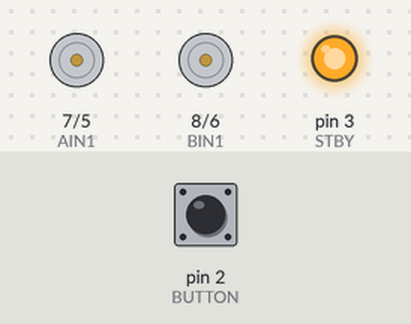
Simulated run of this sketch. Board: Arduino Uno, built with avr-gcc and run on an emulated ATmega328P. On the bench: direction and speed pins drawn as motors (green arrow = direction pin HIGH = forward, orange = LOW = backward, longer = more drive, stopped while the standby pin is LOW), output pins drawn as LEDs (lit = HIGH). The test bench sets the inputs (shaded band); at power-on: pin 2 (BUTTON) HIGH.

Above: at 0.8 s.
0.9 s: pin 2 (BUTTON) pulled LOW for 0.15 s
At 2.3 s:
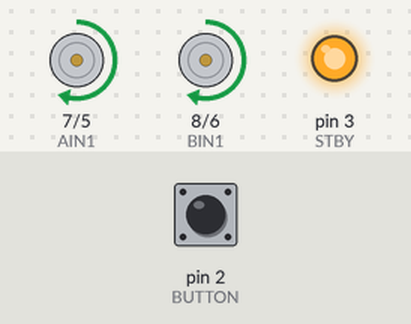
At 4.1 s:
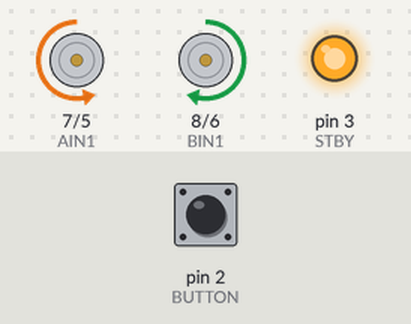
Timing chart, 0 to 13.0 s (numbered marks = the images above; inputs shaded):
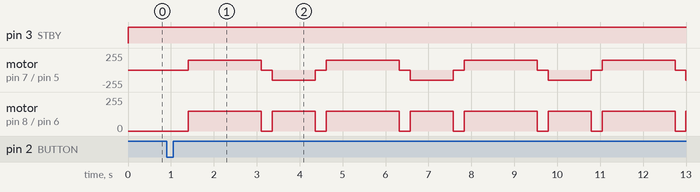

The sketch:

r03_star.ino
```cpp
// R3 part 3: for loops
// ---- motor pins (ELEGOO Smart Robot Car V4, TB6612 driver) ----
const int STBY = 3;   // standby: HIGH lets the motors run
const int PWMA = 5;   // right motors: speed (0-255)
const int AIN1 = 7;   // right motors: direction (HIGH = forward)
const int PWMB = 6;   // left motors: speed (0-255)
const int BIN1 = 8;   // left motors: direction (HIGH = forward)
const int BUTTON = 2;  // the MODE button on the car
const int SPEED = 150;
const float CM_PER_SEC = 29.3;    // from your calibration in R2 (this is the virtual car)
const float MS_PER_DEGREE = 7.0;  // your 90-degree TURN_MS divided by 90

void setup() {
  pinMode(BUTTON, INPUT_PULLUP);
  pinMode(STBY, OUTPUT);
  pinMode(PWMA, OUTPUT);
  pinMode(AIN1, OUTPUT);
  pinMode(PWMB, OUTPUT);
  pinMode(BIN1, OUTPUT);
  digitalWrite(STBY, HIGH);   // wake up the motor driver
  waitForButton();

  // a square: the same two moves, 4 times
  for (int i = 0; i < 5; i++) {
    driveCm(50);
    turnDeg(144);
  }
}

void loop() {
}

// drives a distance in cm (a negative distance drives backward)
void driveCm(float cm) {
  if (cm > 0) {
    forward(SPEED);
  } else {
    backward(SPEED);
  }
  float ms = abs(cm) / CM_PER_SEC * 1000;   // time = distance / speed
  delay(ms);
  stopCar();
  delay(250);   // a short pause so the car settles
}

// turns on the spot: positive = right (clockwise), negative = left
void turnDeg(float degrees) {
  if (degrees > 0) {
    spinRight(SPEED);
  } else {
    spinLeft(SPEED);
  }
  delay(abs(degrees) * MS_PER_DEGREE);
  stopCar();
  delay(250);
}

// waits here until someone presses the MODE button
void waitForButton() {
  while (digitalRead(BUTTON) == HIGH) {   // HIGH = not pressed
    delay(10);
  }
  delay(500);   // half a second to take your hand away
}

// ---- moves ----
void forward(int speed) {
  digitalWrite(AIN1, HIGH);   // right side: forward
  analogWrite(PWMA, speed);
  digitalWrite(BIN1, HIGH);   // left side: forward
  analogWrite(PWMB, speed);
}

void backward(int speed) {
  digitalWrite(AIN1, LOW);    // right side: backward
  analogWrite(PWMA, speed);
  digitalWrite(BIN1, LOW);    // left side: backward
  analogWrite(PWMB, speed);
}

void spinLeft(int speed) {
  digitalWrite(AIN1, HIGH);   // right side forward...
  analogWrite(PWMA, speed);
  digitalWrite(BIN1, LOW);    // ...left side backward
  analogWrite(PWMB, speed);
}

void spinRight(int speed) {
  digitalWrite(AIN1, LOW);    // right side backward...
  analogWrite(PWMA, speed);
  digitalWrite(BIN1, HIGH);   // ...left side forward
  analogWrite(PWMB, speed);
}

void stopCar() {
  analogWrite(PWMA, 0);
  analogWrite(PWMB, 0);
}
```
